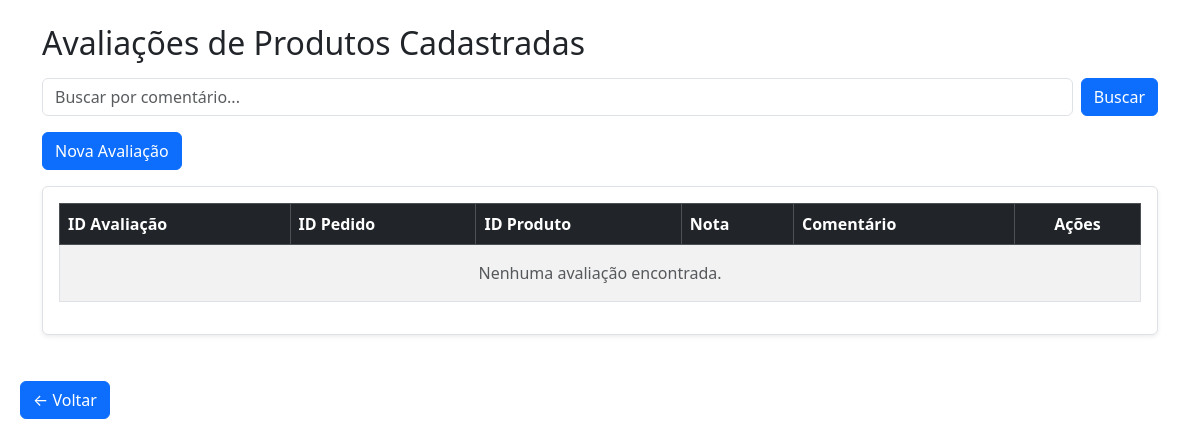
Page /site/cliente/Cafeteria/paginas/avaliacao/avaliacaoList.php on the earlier database version.
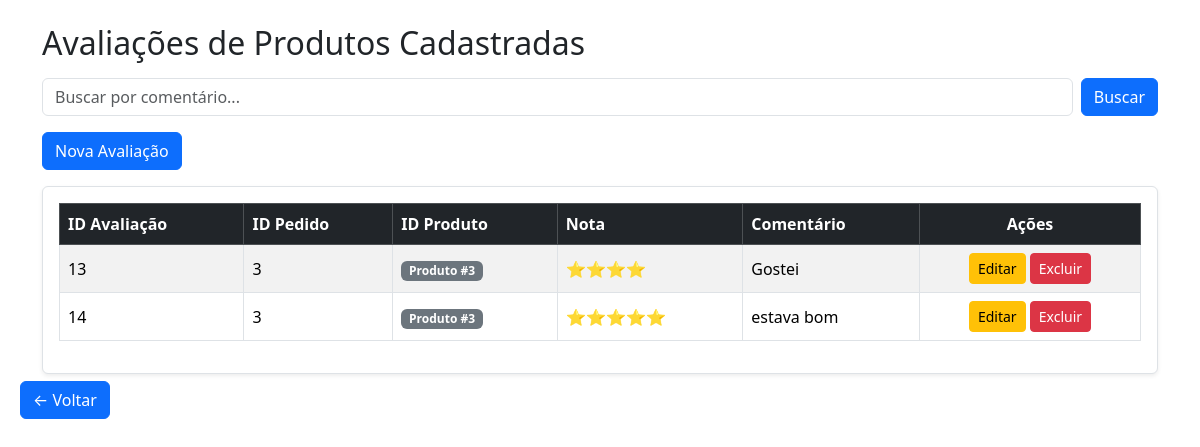
Same page on the later database version.
### tables this page shows
CREATE TABLE IF NOT EXISTS `avaliacao` (
  `id` int NOT NULL AUTO_INCREMENT,
  `pedido_id` int NOT NULL,
  `produto_id` int NOT NULL,
  `nota` int NOT NULL,
  `comentario` text,
  PRIMARY KEY (`id`),
  KEY `fk_avaliacao_produto` (`produto_id`),
  CONSTRAINT `fk_avaliacao_produto` FOREIGN KEY (`produto_id`) REFERENCES `produto` (`id`)
);

### site/admin/database/db.class.php (called while the page is built, shortened)
<?php
class db
{
    private $host     = 'localhost';
    private $user     = 'root';
    private $password = '';
    private $port     = '3306';
    private $dbname   = 'cafeteria';
    private $table_name;
    private $conn;
    public function __construct($table_name)
    {
        $this->table_name = $table_name;
        $this->conn = $this->connect();
    }
    private function connect()
    {
        try {
            return new PDO(
                "mysql:host=$this->host;dbname=$this->dbname;port=$this->port;charset=utf8",
                $this->user,
                $this->password,
                [
                    PDO::ATTR_ERRMODE => PDO::ERRMODE_EXCEPTION,
                ]
            );
        } catch (PDOException $e) {
            die('Erro na conexão: ' . $e->getMessage());
        }
    }
    public function all()
    {
        $sql = "SELECT * FROM $this->table_name";
        $st = $this->conn->prepare($sql);
        $st->execute();
        return $st->fetchAll(PDO::FETCH_OBJ);
    }
}

### site/cliente/Cafeteria/paginas/avaliacao/avaliacaoList.php (the view, shortened to what this page needs)
<?php
include __DIR__ . '/../../../../../header.php';
include __DIR__ . '/../../../../admin/database/db.class.php';
$db = new db('avaliacao');
$busca = $_GET['busca'] ?? '';
$avaliacoes = $db->all();
?>
<body>
<header>
    <button class="btn btn-primary position-fixed" style="left: 20px; top: 50%; transform: translateY(-50%); z-index: 1030;" onclick="history.back()">
        &larr; Voltar
    </button>
</header>
</body>
<div class="container mt-4">
    <h2>Avaliações de Produtos Cadastradas</h2>
    <form action="avaliacaoList.php" method="GET" class="d-flex my-3">
        <input type="text" name="busca" value="<?= htmlspecialchars($busca) ?>" class="form-control me-2" placeholder="Buscar por comentário...">
        <button type="submit" class="btn btn-primary">Buscar</button>
    </form>
    <a href="../contato.php" class="btn btn-primary mb-3">Nova Avaliação</a>
    <div class="table-responsive bg-white p-3 border rounded shadow-sm">
        <table class="table table-striped table-bordered align-middle">
            <thead class="table-dark">
                <tr>
                    <th>ID Avaliação</th>
                    <th>ID Pedido</th>
                    <th>ID Produto</th>
                    <th>Nota</th>
                    <th>Comentário</th>
                    <th class="text-center">Ações</th>
                </tr>
            </thead>
            <tbody>
                <?php $encontrou = false; ?>
                <?php foreach ($avaliacoes as $a): ?>
                    <?php
                    $encontrou = true;
                    ?>
                    <tr>
                        <td><?= $a->id ?></td>
                        <td><?= $a->pedido_id ?></td>
                        <td><span class="badge bg-secondary">Produto #<?= $a->produto_id ?></span></td>
                        <td><?= str_repeat("⭐", $a->nota) ?></td>
                        <td><?= htmlspecialchars($a->comentario ?? 'Sem comentário') ?></td>
                        <td class="text-center">
                            <a href="avaliacaoForm.php?editar=<?= $a->id ?>" class="btn btn-sm btn-warning">Editar</a>
                            <a href="avaliacaoList.php?action=delete&id=<?= $a->id ?>"
                               class="btn btn-sm btn-danger"
                               onclick="return confirm('Excluir esta avaliação definitivamente?')">
                               Excluir
                            </a>
                        </td>
                    </tr>
                <?php endforeach; ?>
                <?php if (!$encontrou): ?>
                    <tr>
                        <td colspan="6" class="text-center text-muted py-3">Nenhuma avaliação encontrada.</td>
                    </tr>
                <?php endif; ?>
            </tbody>
        </table>
    </div>
</div>

### header.php (shortened to what this page needs)
<!doctype html>
<html lang="pt">
    <head>
        <link href="https://cdn.jsdelivr.net/npm/bootstrap@5.3.8/dist/css/bootstrap.min.css" rel="stylesheet">
        <link   rel="stylesheet"
                href="https://cdnjs.cloudflare.com/ajax/libs/font-awesome/7.0.1/css/all.min.css"
 />
        <link rel="stylesheet" href="https://cdn.jsdelivr.net/npm/bootstrap-icons@1.11.3/font/bootstrap-icons.min.css">
    </head>

Differences in the rows shown:
added avaliacao: id "13", pedido "3", produto "3", nota "⭐⭐⭐⭐", comentario "Gostei"
added avaliacao: id "14", pedido "3", produto "3", nota "⭐⭐⭐⭐⭐", comentario "estava bom"
Other differences:
text no longer shown: "Nenhuma avaliação encontrada."
